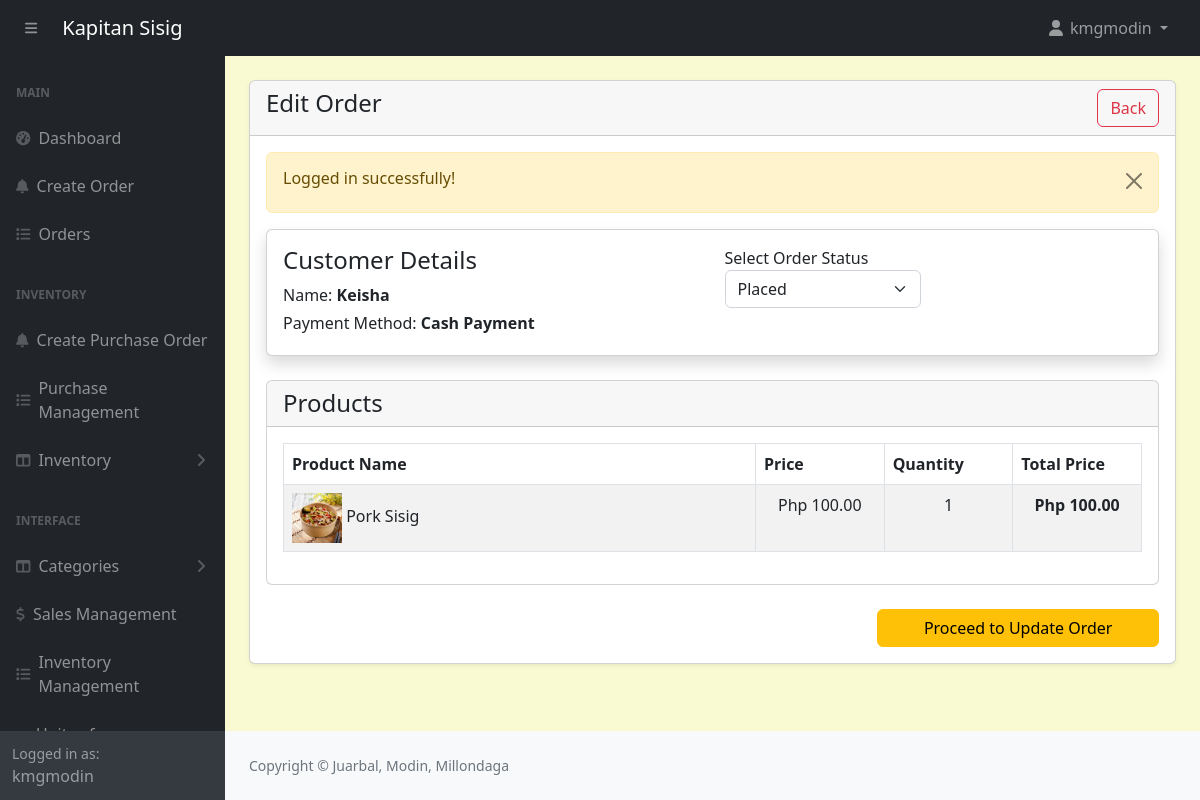
The app's page /admin/order-edit.php?track=000001 (signed in) with its own data.
### tables this page shows
CREATE TABLE `customers` (
  `id` int(11) NOT NULL,
  `name` varchar(566) NOT NULL
);

CREATE TABLE `orders` (
  `id` int(11) NOT NULL,
  `customer_id` int(11) NOT NULL,
  `tracking_no` varchar(100) NOT NULL,
  `invoice_no` varchar(100) NOT NULL,
  `total_amount` varchar(100) NOT NULL,
  `amount_received` decimal(10,2) NOT NULL,
  `change_money` varchar(200) NOT NULL,
  `order_date` datetime DEFAULT NULL,
  `order_status` enum('Placed','Preparing','Completed','Cancelled') NOT NULL DEFAULT 'Placed' COMMENT 'placed, preparing, completed, cancelled',
  `payment_mode` varchar(100) NOT NULL COMMENT 'cash,online',
  `order_placed_by_id` varchar(100) NOT NULL
);

CREATE TABLE `order_items` (
  `id` int(11) NOT NULL,
  `order_id` int(11) NOT NULL,
  `product_id` int(11) NOT NULL,
  `price` varchar(100) NOT NULL,
  `quantity` varchar(100) NOT NULL
);

CREATE TABLE `products` (
  `id` int(11) NOT NULL,
  `category_id` int(11) NOT NULL,
  `productname` varchar(191) NOT NULL,
  `description` varchar(191) NOT NULL,
  `price` decimal(10,2) NOT NULL,
  `image` varchar(255) NOT NULL,
  `created_at` date NOT NULL DEFAULT current_timestamp(),
  `quantity` int(11) NOT NULL
);

### admin/order-edit.php (the view, shortened to what this page needs)
<?php
include('includes/header.php');
?>
<div class="container-fluid px-4 pb-4">
    <div class="card mt-4 shadow-sm">
        <div class="card-header">
            <h4 class="mb-0">Edit Order
                <a href="orders.php" class="btn btn-outline-danger float-end">Back</a>
            </h4>
        </div>
        <div class="card-body">
                <form action="orders-code.php" method="POST" enctype="multipart/form-data">
                <?php
                    $trackingNo = validate($_GET['track']);
                    $query = "SELECT o.id AS order_id, o.customer_id, o.payment_mode, o.order_status
                        FROM orders o
                        WHERE o.tracking_no = '$trackingNo'
                        LIMIT 1";
                    $orders = mysqli_query($conn, $query);
                    $orderData = mysqli_fetch_assoc($orders);
                        ?>
                        <?php
                            if ($orders) {
                                $customerId = $orderData['customer_id'];
                            ?>
                            <?php
                            } else {
                                echo "Order not found with tracking number: " . htmlspecialchars($trackingNo);
                            }
                            $customerQuery = "SELECT name FROM customers WHERE id = '$customerId' LIMIT 1";
                            $customerResult = mysqli_query($conn, $customerQuery);
                            $customerData = mysqli_fetch_assoc($customerResult);
                            ?>
                        <div class="card card-body shadow border-1 mb-4 ">
                            <div class="row">
                                <div class="col-md-6">
                                    <h4>Customer Details</h4>
                                    <label class="mb-1">
                                        Name: <span class="fw-bold"><?= htmlspecialchars($customerData['name'], ENT_QUOTES, 'UTF-8'); ?></span>
                                    </label>
                                    <br/>
                                    <label class="mb-1">
                                        Payment Method: <span class="fw-bold"><?= htmlspecialchars($orderData['payment_mode'], ENT_QUOTES, 'UTF-8'); ?></span>
                                    </label>
                                </div>
                                <div class="col-md-3">
                                    <label>Select Order Status</label>
                                    <select id="order_status" class="form-select" name="order_status">
                                        <option value="Placed" <?= $orderData['order_status'] == 'Placed' ? 'selected' : ''; ?>>Placed</option>
                                    </select>
                                </div>
                            </div>
                        </div>
                </form>
            <?php
            $orderItemQuery = "SELECT oi.quantity as orderItemQuantity, oi.price as orderItemPrice, o.*, oi.*, p.*
            FROM orders as o, order_items as oi, products as p
            WHERE  oi.order_id = o.id AND p.id = oi.product_id AND o.tracking_no='$trackingNo' ";
            $orderItemsRes = mysqli_query($conn, $orderItemQuery);
            if($orderItemsRes): ?>
                <div class="card mt-3">
                    <div class="card-header">
                        <h4 class="mb-0">Products</h4>
                    </div>
                    <div class="card-body">
                        <table class="table table-bordered table-striped">
                            <thead>
                                <tr>
                                    <th>Product Name</th>
                                    <th>Price</th>
                                    <th>Quantity</th>
                                    <th>Total Price</th>
                                </tr>
                            </thead>
                            <tbody>
                                <?php foreach ($orderItemsRes as $item): ?>
                                    <tr>
                                        <td>
                                        <img src="<?= $item['image'] != '' ? '../'.$item['image'] : '../pics/uploads/no-img.jpg'; ?>"
                                            style="width:50px;height:50px;"
                                            alt="Img"/>
                                            <?= $item['productname'];?>
                                        </td>
                                        <td width="15%" class="text-center">
                                            Php <?= number_format($item['orderItemPrice'], 2); ?>
                                        </td>
                                        <td width="15%" class="text-center">
                                            <?= $item['orderItemQuantity']; ?>
                                        </td>
                                        <td width="15%" class="fw-bold text-center">
                                            Php <?= number_format($item['orderItemPrice'] * $item['orderItemQuantity'], 2); ?>
                                        </td>
                                    </tr>
                                <?php endforeach; ?>
                            </tbody>
                        </table>
                        </div>
                        </div>
                        <div>
                            <div class="row d-flex justify-content-end">
                                <div class="col-md-4">
                                    <br/>
                                    <button type="button" class="btn btn-warning w-100 proceedToUpdate">Proceed to Update Order</button>
                                </div>
                            </div>
                        </div>
                    </div>
            <?php else: ?>
                <h5>No items added to the order yet.</h5>
            <?php endif; ?>
    </div>
</div>
<?php include('includes/footer.php'); ?>

### admin/assets/css/custom.css (style rules this page uses)
body { margin: 0; font-family: system-ui, -apple-system, "Segoe UI", Roboto, "Helvetica Neue", "Noto Sans", "Liberation Sans", Arial, sans-serif; font-size: 1rem; font-weight: 400; line-height: 1.5; color: #212529; text-align: left; background-color: #FAFAD2; -webkit-text-size-adjust: 100%; -webkit-tap-highlight-color: rgba(0, 0, 0, 0); }

### records on screen
customers: name "Keisha"
orders: payment_mode "Cash Payment"
order_items: product.productname "Pork Sisig", price "100.00", quantity "1", $item['orderItemPrice']*$item['orderItemQuantity'] "100.00"

### other values on screen
$_SESSION['loggedInUser']['username'] "kmgmodin"
$_SESSION['message'] "Logged in successfully!"
